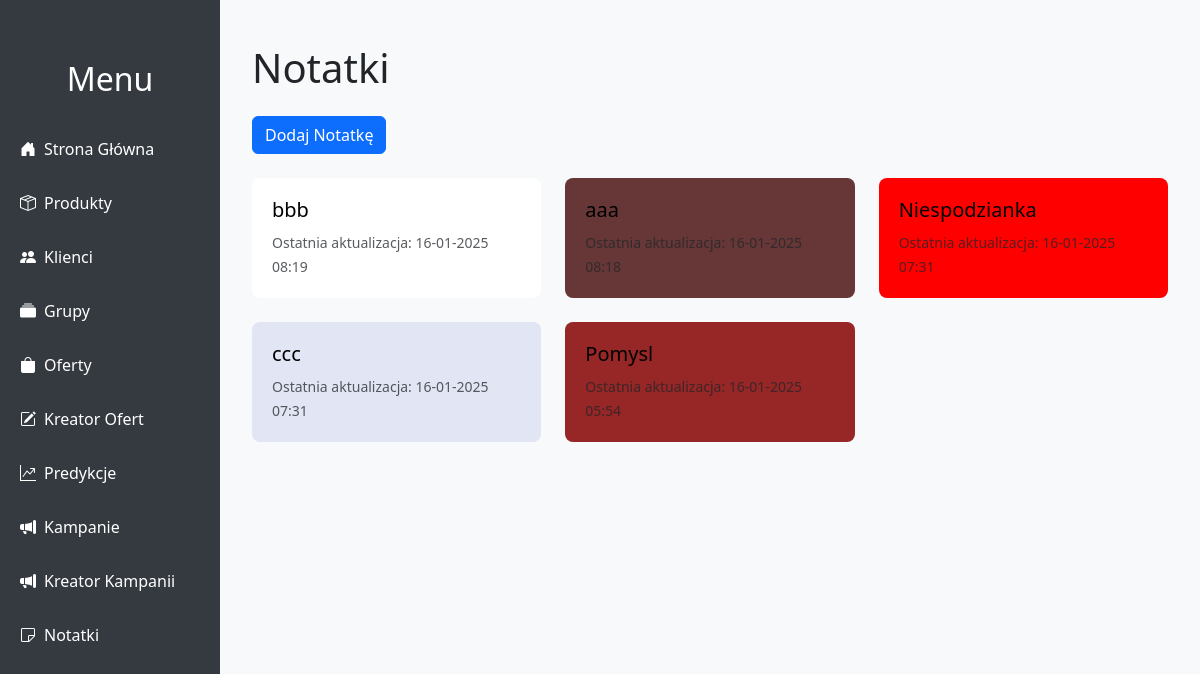
/notatki/, run on the app's committed database.
### DjangoProject/models.py (models this page shows, shortened)
class Notatka(models.Model):
    tytul = models.CharField(max_length=100)
    tresc = models.TextField()
    kolor = models.CharField(max_length=7, default="#ffffff")  # HEX koloru
    data_utworzenia = models.DateTimeField(auto_now_add=True)
    data_aktualizacji = models.DateTimeField(auto_now=True)

### DjangoProject/views.py (the view, shortened to what this page needs)
# urls.py: path('notatki/', views.notatki, name='notatki_lista'),
@csrf_exempt
def notatki(request):
    notatki = Notatka.objects.all().order_by('-data_aktualizacji')
    return render(request, 'notatki.html', {'notatki': notatki})

### templates/notatki.html (shortened to what this page needs)
<!DOCTYPE html>
<html lang="pl">
<head>
    <link href="https://cdn.jsdelivr.net/npm/bootstrap@5.3.0/dist/css/bootstrap.min.css" rel="stylesheet">
    <link rel="stylesheet" href="https://cdn.jsdelivr.net/npm/bootstrap-icons/font/bootstrap-icons.css">
</head>
<body>
    <div class="sidebar">
       <h2 class="text-center text-white mb-4">Menu</h2>
        <a href="/dashboard/"><i class="bi bi-house-door-fill me-2"></i>Strona Główna</a>
        <a href="/products_stats/"><i class="bi bi-box-seam me-2"></i>Produkty</a>
        <a href="/klienci/"><i class="bi bi-people-fill me-2"></i>Klienci</a>
        <a href="/grupy/"><i class="bi bi-collection-fill me-2"></i>Grupy</a>
        <a href="/oferty/"><i class="bi bi-bag-fill me-2"></i>Oferty</a>
        <a href="/kreator_ofert/"><i class="bi bi-pencil-square me-2"></i>Kreator Ofert</a>
        <a href="/predykcje/"><i class="bi bi-graph-up-arrow me-2"></i>Predykcje</a>
        <a href="/kampanie/"><i class="bi bi-megaphone-fill me-2"></i>Kampanie</a>
        <a href="/create_campaign/"><i class="bi bi-megaphone-fill me-2"></i>Kreator Kampanii</a>
        <a href="/notatki/"><i class="bi bi-sticky me-2"></i>Notatki</a>
    </div>
    <div class="main-content">
        <div class="container my-4">
            <h1 class="mb-4">Notatki</h1>
            <button class="btn btn-primary mb-4" id="dodajNotatke">Dodaj Notatkę</button>
            <div class="row row-cols-1 row-cols-md-3 g-4" id="notatkiContainer">
                {% for notatka in notatki %}
                <div class="col" data-id="{{ notatka.id }}">
                    <div class="note-card" style="background-color: {{ notatka.kolor }}" data-id="{{ notatka.id }}">
                        <h5>{{ notatka.tytul }}</h5>
                        <small class="text-muted">Ostatnia aktualizacja: {{ notatka.data_aktualizacji|date:"d-m-Y H:i" }}</small>
                    </div>
                </div>
                {% endfor %}
            </div>
        </div>
    </div>
</body>
</html>

### templates/notatki.html (style rules this page uses)
body { background-color: #f8f9fa; display: flex; margin: 0; overflow-x: hidden; }
.sidebar { width: 220px; height: 100vh; position: fixed; top: 0; left: 0; padding-top: 60px; background-color: #343a40; overflow-y: auto; }
.sidebar a { color: #ffffff; padding: 15px 20px; display: block; text-decoration: none; }
.main-content { margin-left: 220px; padding: 20px; width: calc(100% - 220px); }
.note-card { cursor: grab; border-radius: 8px; padding: 20px; color: #000; text-decoration: none; transition: box-shadow 0.3s; }

### data on the page
Notatka: tytul "bbb", data_aktualizacji "16-01-2025 08:19"
Notatka: tytul "aaa", data_aktualizacji "16-01-2025 08:18"
Notatka: tytul "Niespodzianka", data_aktualizacji "16-01-2025 07:31"
Notatka: tytul "ccc", data_aktualizacji "16-01-2025 07:31"
Notatka: tytul "Pomysl", data_aktualizacji "16-01-2025 05:54"
